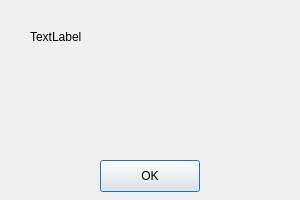
<?xml version="1.0" encoding="UTF-8"?>
<ui version="4.0">
 <class>WarningDialog</class>
 <widget class="QDialog" name="WarningDialog">
  <property name="geometry">
   <rect>
    <x>0</x>
    <y>0</y>
    <width>300</width>
    <height>200</height>
   </rect>
  </property>
  <property name="windowTitle">
   <string>Error</string>
  </property>
  <widget class="QPushButton" name="okButton">
   <property name="geometry">
    <rect>
     <x>100</x>
     <y>160</y>
     <width>100</width>
     <height>32</height>
    </rect>
   </property>
   <property name="text">
    <string>OK</string>
   </property>
  </widget>
  <widget class="QLabel" name="message">
   <property name="geometry">
    <rect>
     <x>30</x>
     <y>30</y>
     <width>240</width>
     <height>200</height>
    </rect>
   </property>
   <property name="text">
    <string>TextLabel</string>
   </property>
   <property name="alignment">
    <set>Qt::AlignLeading|Qt::AlignLeft|Qt::AlignTop</set>
   </property>
  </widget>
 </widget>
 <resources/>
 <connections/>
</ui>
